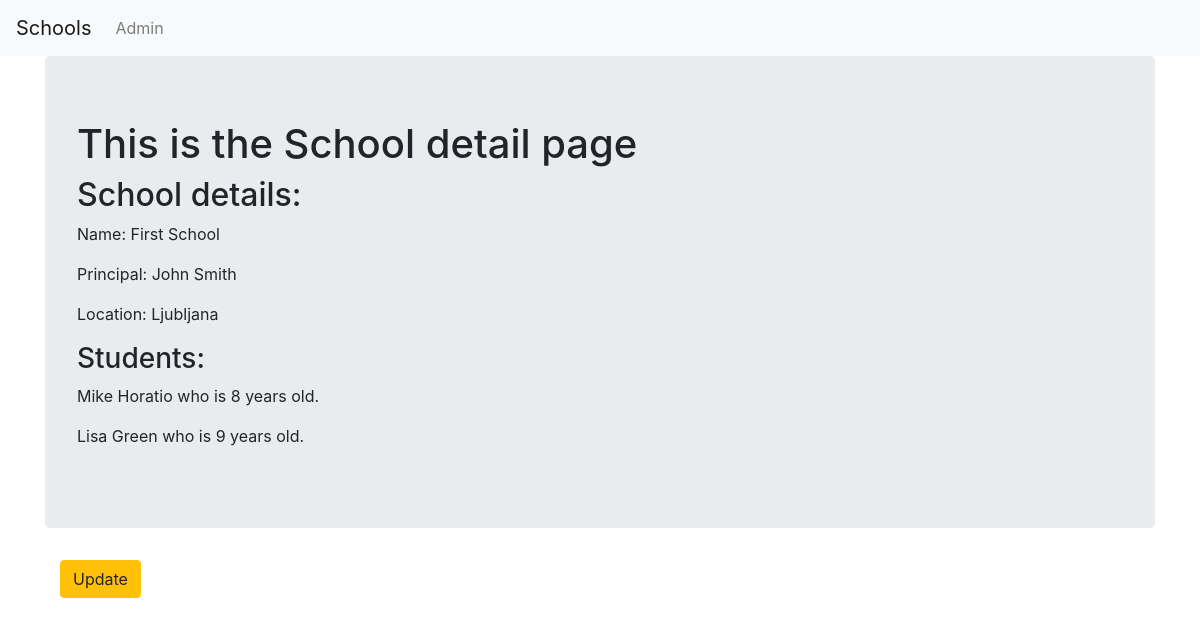
/basic_app/1/, run on an earlier commit of the app's database.
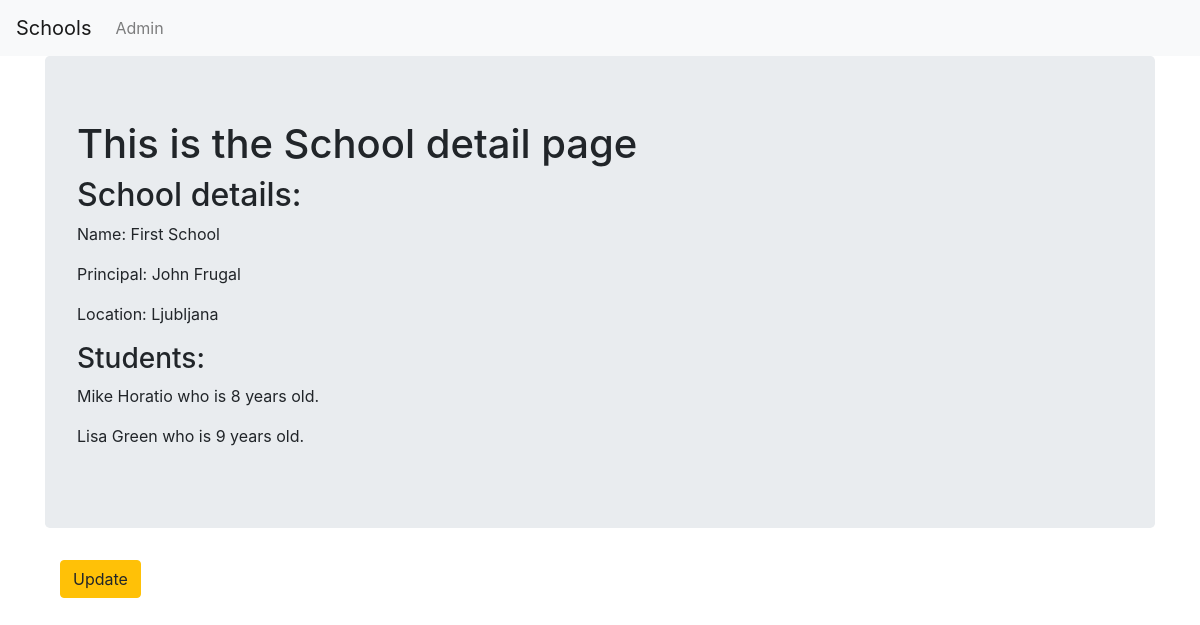
And on a later commit of the database.
### basic_app/models.py (models this page shows, shortened)
class School(models.Model):
    name = models.CharField(max_length = 300)
    principal = models.CharField(max_length = 300)
    location = models.CharField(max_length = 300)

### basic_app/views.py (the view)
# urls.py: path('<int:pk>/', views.SchoolDetailView.as_view(), name = 'detail'),
class SchoolDetailView(DetailView):
    context_object_name = 'school_detail'
    model = models.School
    template_name = 'basic_app/school_detail.html'

### basic_app/templates/basic_app/school_detail.html
{% extends 'basic_app/basic_app_base.html' %}
{% block body_block %}
<div class="jumbotron">
  <h1>This is the School detail page</h1>
  <h2>School details:</h2>
  <p>Name: {{school_detail.name}}</p>
  <p>Principal: {{school_detail.principal}}</p>
  <p>Location: {{school_detail.location}}</p>
  <h3>Students: </h3>
  {% for student in school_detail.students.all %}
    <p>{{student.name}} who is {{student.age}} years old.</p>
  {% endfor %}
</div>
<div class="container">
  <p><a class="btn btn-warning" href="{% url 'basic_app:update' pk=school_detail.pk %}">Update</a></p>
</div>
{% endblock %}

What changed in the data, as far as the page shows it:
changed School "First School": principal "John Smith" → "John Frugal"
